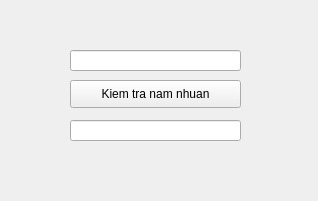
<?xml version="1.0" encoding="UTF-8"?>
<ui version="4.0">
 <class>NamNhuan</class>
 <widget class="QWidget" name="NamNhuan">
  <property name="geometry">
   <rect>
    <x>0</x>
    <y>0</y>
    <width>318</width>
    <height>201</height>
   </rect>
  </property>
  <property name="windowTitle">
   <string>Form</string>
  </property>
  <widget class="QLineEdit" name="lineEdit_nhap">
   <property name="geometry">
    <rect>
     <x>70</x>
     <y>50</y>
     <width>171</width>
     <height>21</height>
    </rect>
   </property>
  </widget>
  <widget class="QPushButton" name="pushButton">
   <property name="geometry">
    <rect>
     <x>70</x>
     <y>80</y>
     <width>171</width>
     <height>28</height>
    </rect>
   </property>
   <property name="text">
    <string>Kiem tra nam nhuan</string>
   </property>
  </widget>
  <widget class="QLineEdit" name="lineEdit_kq">
   <property name="geometry">
    <rect>
     <x>70</x>
     <y>120</y>
     <width>171</width>
     <height>21</height>
    </rect>
   </property>
   <property name="readOnly">
    <bool>true</bool>
   </property>
  </widget>
 </widget>
 <resources/>
 <connections/>
</ui>
